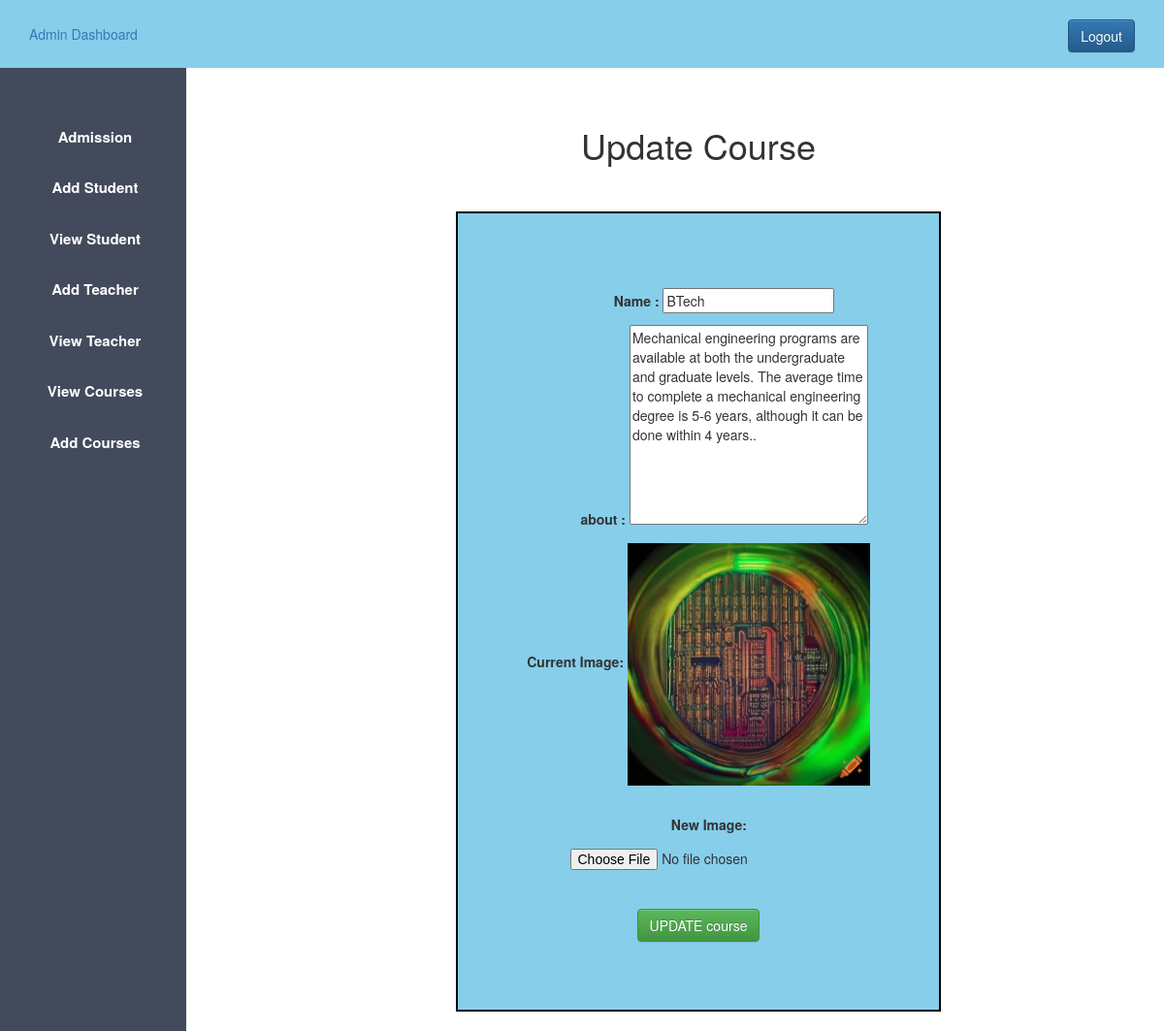
Screenshot of /update_course.php?course_id=1 (signed in) with the database file from the repository.
### tables this page shows
CREATE TABLE `course` (
  `id` int(11) NOT NULL,
  `name` varchar(50) DEFAULT NULL,
  `about` text DEFAULT NULL,
  `image` varchar(50) DEFAULT NULL
);

### update_course.php (the view, shortened to what this page needs)
<?php
$host="localhost";
$user="root";
$password="";
$db="schoolproject";
$data=mysqli_connect($host,$user,$password,$db);
$id=$_GET['course_id'];
$sql="SELECT * FROM course WHERE id='$id'";
$result = mysqli_query($data, $sql) or die(mysqli_error($data));
while($row=mysqli_fetch_assoc($result)){
    $name = $row["name"];
    $about = $row["about"];
    $image = $row["image"];
}
?>
<!DOCTYPE html>
<html lang="en">
<head>
    <link rel="stylesheet" href="form.css">
    <?php
    include 'admin_css.php';
    ?>
</head>
<body>
    <?php
    include 'admin_sidebar.php';
    ?>
    <div class="content">
        <center>
            <h1>Update Course</h1>
            <div class="div_deg">
                <form action="#" method="POST" enctype="multipart/form-data">
                <div>
                    <label for="name">Name : </label>
                    <input type="text" placeholder="Enter Your Name"  name="name" value="<?php echo $name; ?>" required />
                </div>
                <div>
                    <label for="about">about : </label>
                    <textarea name="about" id="about" cols="30" rows="10"><?php echo $about; ?></textarea>
                </div>
                <div>
                    <label for="image">Current Image: </label>
                    <img src='<?php echo $image; ?>' alt="course_image" width="250px">
                </div>
                <br>
                <div>
                   <label for="new_image">New Image: </label>
                   <input type="file" id="new_image" name="new_image">
                </div>
                <br><br>
                <div>
                    <input type="submit" name="update" value="UPDATE course" class="btn btn-success">
                </div>
            </div>
        </center>
    </div>
</body>
</html>

### form.css (style rules this page uses)
label { display: inline-block; width: 100px; text-align: right; padding-top: 10px; padding-bottom: 10px; }
.div_deg { background-color: skyblue; border: 2px solid black; width: 500px; padding:70px 0px 70px 0px; }

### admin.css (style rules this page uses)
* { margin: 0px; margin: 0px; }
.content { margin-left: 20%;; margin-top: 5%; margin-bottom: 20px; }
body { padding-top: 70px; }

### rows the page displays
course: name "BTech", about "Mechanical engineering programs are available at both the undergraduate and graduate levels. The average time to complete a mechanical engineering degree is 5-6 years, although it can be done within 4 years..", image (picture)
